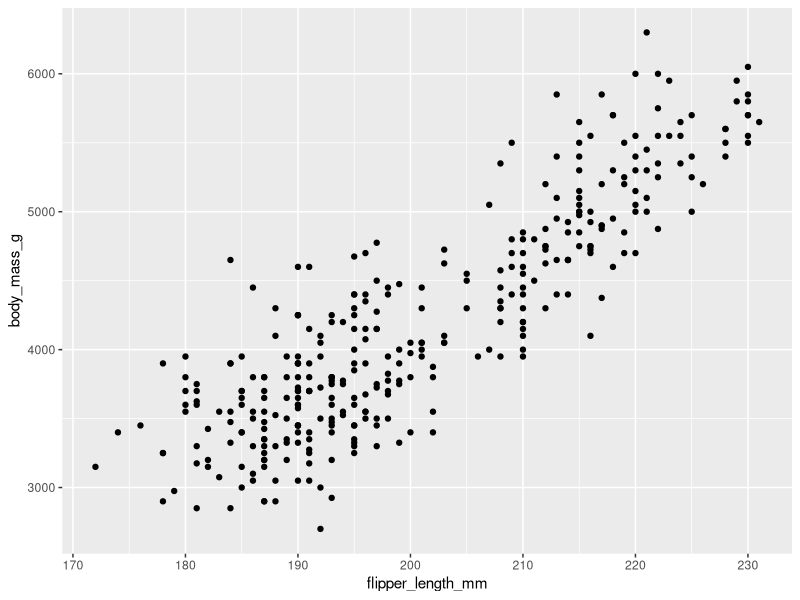
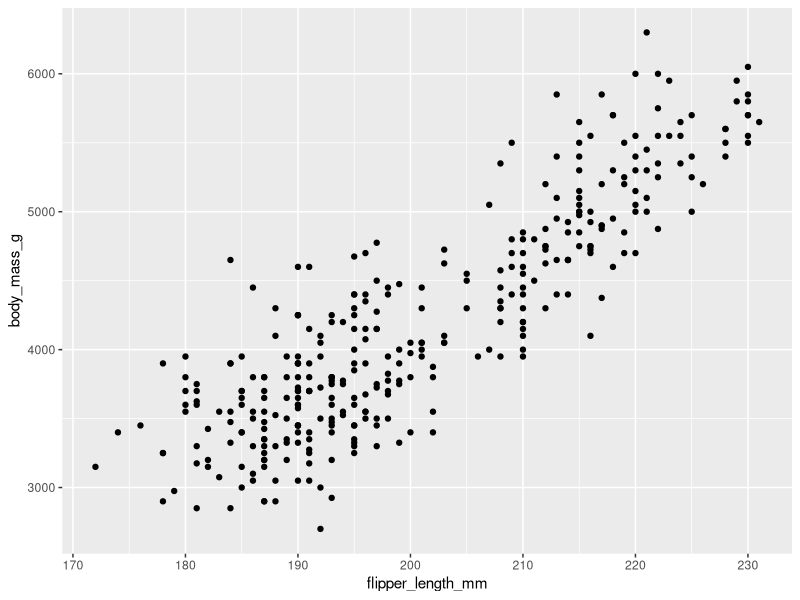
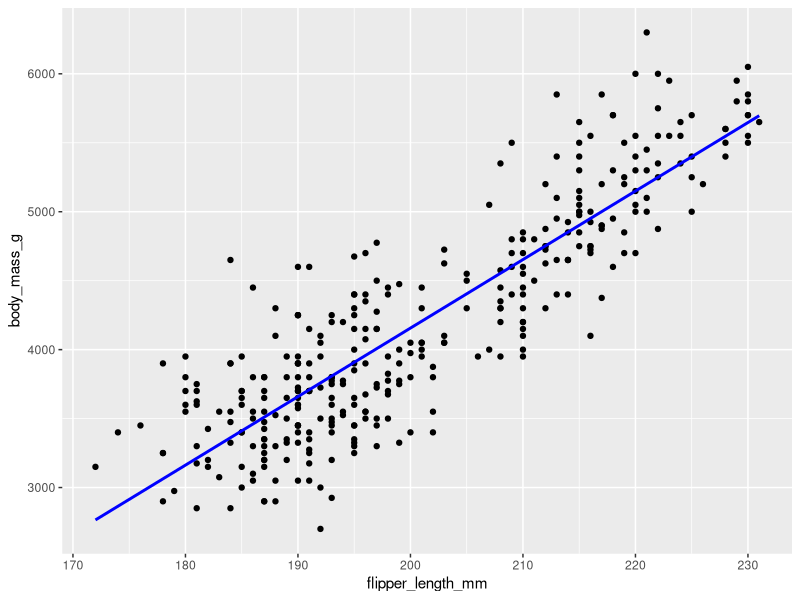
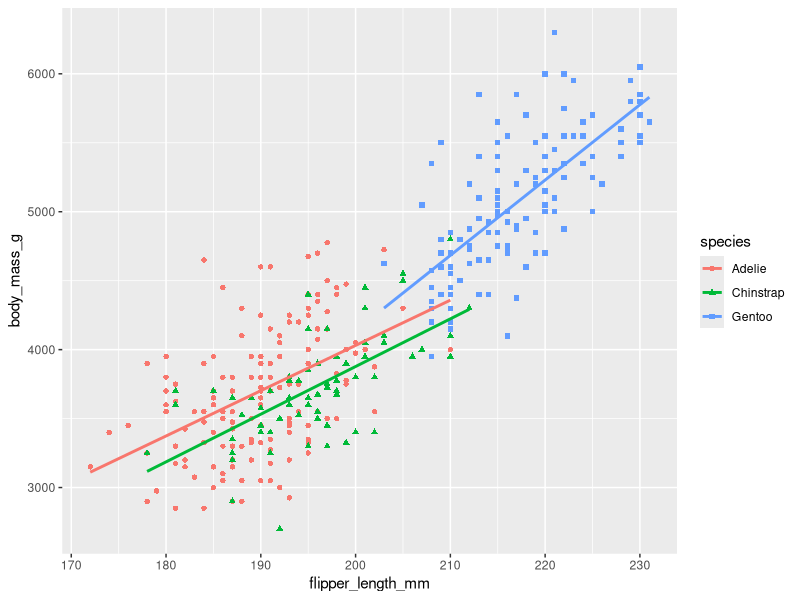
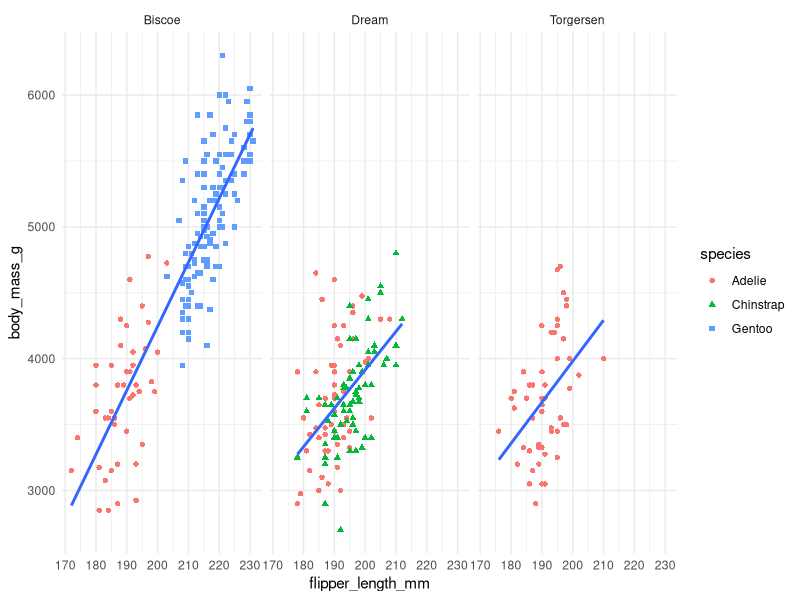
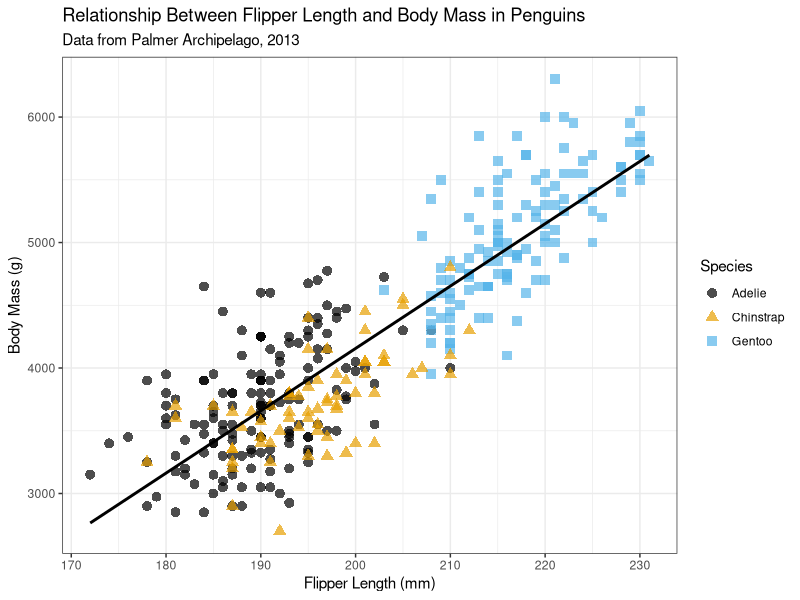
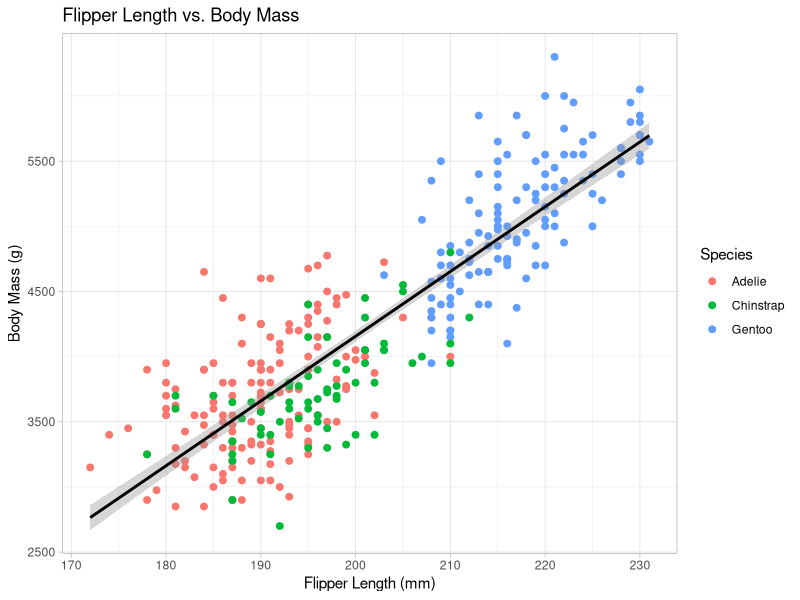
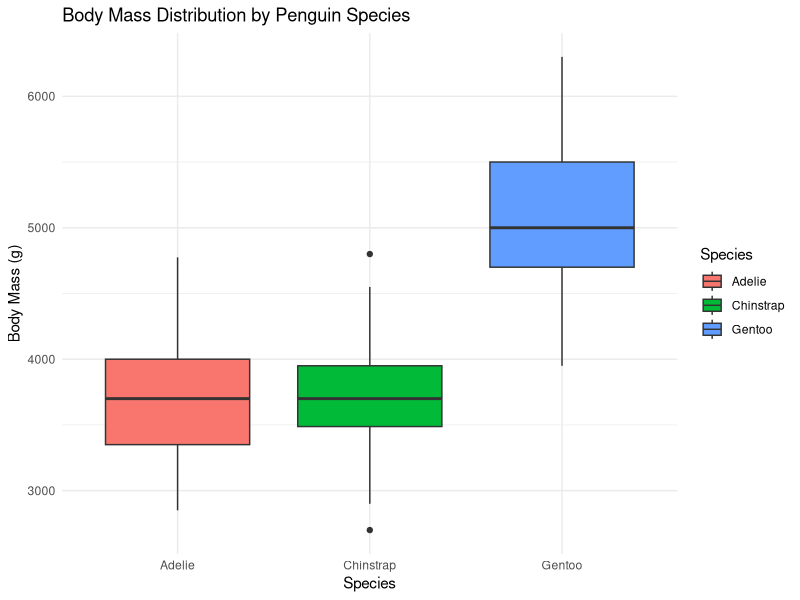

The R source for these figures, in order:
## ---- chunk 1
# Define the required libraries
libs <- c("tidyverse", "palmerpenguins", "ggthemes")

# Check if libraries are installed; install missing ones
installed_libs <- libs %in% rownames(installed.packages())
if (any(installed_libs == FALSE)) {
    install.packages(libs[!installed_libs])
} else{
  print("All the libraries already installed")
}

# Load the libraries
library(tidyverse)
library(palmerpenguins)
library(ggthemes)

## ---- chunk 2
# Basic scatterplot of flipper length vs. body mass
ggplot(data = penguins, aes(x = flipper_length_mm, y = body_mass_g)) +
  geom_point()

## ---- chunk 3
penguins %>% 
  ggplot(aes(x = flipper_length_mm, y = body_mass_g)) +
  geom_point()
## ---- chunk 4
# Scatterplot with a smoothing line
penguins %>% 
  ggplot(aes(x = flipper_length_mm, y = body_mass_g)) +
  geom_point() +
  geom_smooth(method = "lm", se = FALSE, color = "blue")

## ---- chunk 5

# Scatterplot with color and shape mapped to species
penguins %>% 
  ggplot(aes(x = flipper_length_mm, y = body_mass_g, color = species, shape = species)) +
  geom_point() +
  geom_smooth(method = "lm", se = FALSE)

## ---- chunk 6

# Scatterplot faceted by island
penguins %>% 
  ggplot(aes(x = flipper_length_mm, y = body_mass_g)) +
  geom_point(aes(color = species, shape = species)) +
  facet_wrap(~island) +
  geom_smooth(method = "lm", se = FALSE) +
  theme_minimal()

## ---- chunk 7

# Enhanced scatterplot with labels and a custom theme
penguins %>% 
  ggplot(aes(x = flipper_length_mm, y = body_mass_g)) +
  geom_point(aes(color = species, shape = species), size = 3, alpha = 0.7) +
  geom_smooth(method = "lm", se = FALSE, color = "black") +
  labs(
    title = "Relationship Between Flipper Length and Body Mass in Penguins",
    subtitle = "Data from Palmer Archipelago, 2013",
    x = "Flipper Length (mm)",
    y = "Body Mass (g)",
    color = "Species",
    shape = "Species"
  ) +
  scale_color_colorblind() +
  theme_bw()

## ---- chunk 8

# Scatterplot with linear regression line
penguins %>% 
  ggplot(aes(x = flipper_length_mm, y = body_mass_g)) +
  geom_point(aes(color = species), size = 2) +
  geom_smooth(method = "lm", se = TRUE, color = "black") +
  labs(
    title = "Flipper Length vs. Body Mass",
    x = "Flipper Length (mm)",
    y = "Body Mass (g)",
    color = "Species"
  ) +
  theme_light()

## ---- chunk 9

# Boxplot of body mass by species
penguins %>% 
  ggplot(aes(x = species, y = body_mass_g, fill = species)) +
  geom_boxplot() +
  labs(
    title = "Body Mass Distribution by Penguin Species",
    x = "Species",
    y = "Body Mass (g)",
    fill = "Species"
  ) +
  theme_minimal()

## ---- chunk 10

# Histogram of flipper lengths
penguins %>% 
  ggplot(aes(x = flipper_length_mm, fill = species)) +
  geom_histogram(binwidth = 5, alpha = 0.7, position = "identity") +
  labs(
    title = "Distribution of Flipper Lengths",
    x = "Flipper Length (mm)",
    y = "Count",
    fill = "Species"
  ) +
  scale_fill_brewer(palette = "Set1") +
  theme_classic()

## ---- chunk 11

# Bar chart of penguin counts by island
penguins %>% 
  ggplot(aes(x = island, fill = species)) +
  geom_bar(position = "dodge") +
  labs(
    title = "Penguin Counts by Island and Species",
    x = "Island",
    y = "Number of Penguins",
    fill = "Species"
  ) +
  theme_economist()

## ---- chunk 12

# Create and save a scatterplot
scatter_plot <- penguins %>% 
  ggplot(aes(x = flipper_length_mm, y = body_mass_g)) +
  geom_point(aes(color = species), size = 2) +
  geom_smooth(method = "lm", se = TRUE, color = "black") +
  labs(
    title = "Flipper Length vs. Body Mass",
    x = "Flipper Length (mm)",
    y = "Body Mass (g)",
    color = "Species"
  ) +
  theme_light()

# Display the plot
scatter_plot

# Save the plot to a file
ggsave(filename = "scatter_plot.png", plot = scatter_plot, width = 8, height = 6, dpi = 300)

## ---- chunk 13

scatter_plot <- penguins %>%
  ggplot(aes(x = bill_length_mm, y = bill_depth_mm)) +
  geom_point(aes(color = species)) +
  theme_minimal()

  scatter_plot

## ---- chunk 14

scatter_plot <- scatter_plot + geom_smooth(method = "lm", se = FALSE)

scatter_plot

## ---- chunk 15

scatter_plot <- scatter_plot + facet_wrap(~island)
scatter_plot

## ---- chunk 16

penguins %>%
  ggplot(aes(x = species, y = body_mass_g, fill = species)) +
  geom_boxplot() +
  labs(
    fill = "Species"
  ) +
  theme_economist()
  

## ---- chunk 17
penguins %>%
  ggplot(aes(x = flipper_length_mm, fill = species)) +
  geom_histogram(binwidth = 5, alpha = 0.7, position = "identity") +
  scale_fill_brewer(palette = "Set1") +
  theme_classic()

## ---- chunk 18

penguins %>%
    ggplot(aes(x = island, fill = species)) +
    geom_bar(position = "dodge") +
    labs(
      fill = 'Species'
    ) +
  theme_stata()

## ---- chunk 19
penguins %>%
   ggplot(aes(x = island, fill = species)) +
   geom_density(alpha = 0.5) +
   scale_fill_brewer(palette = "Dark2") +
   theme_minimal()

## ---- chunk 20
ggsave(filename = "scatter_plot.png", plot = scatter_plot, width = 8, height = 6, dpi = 300)

